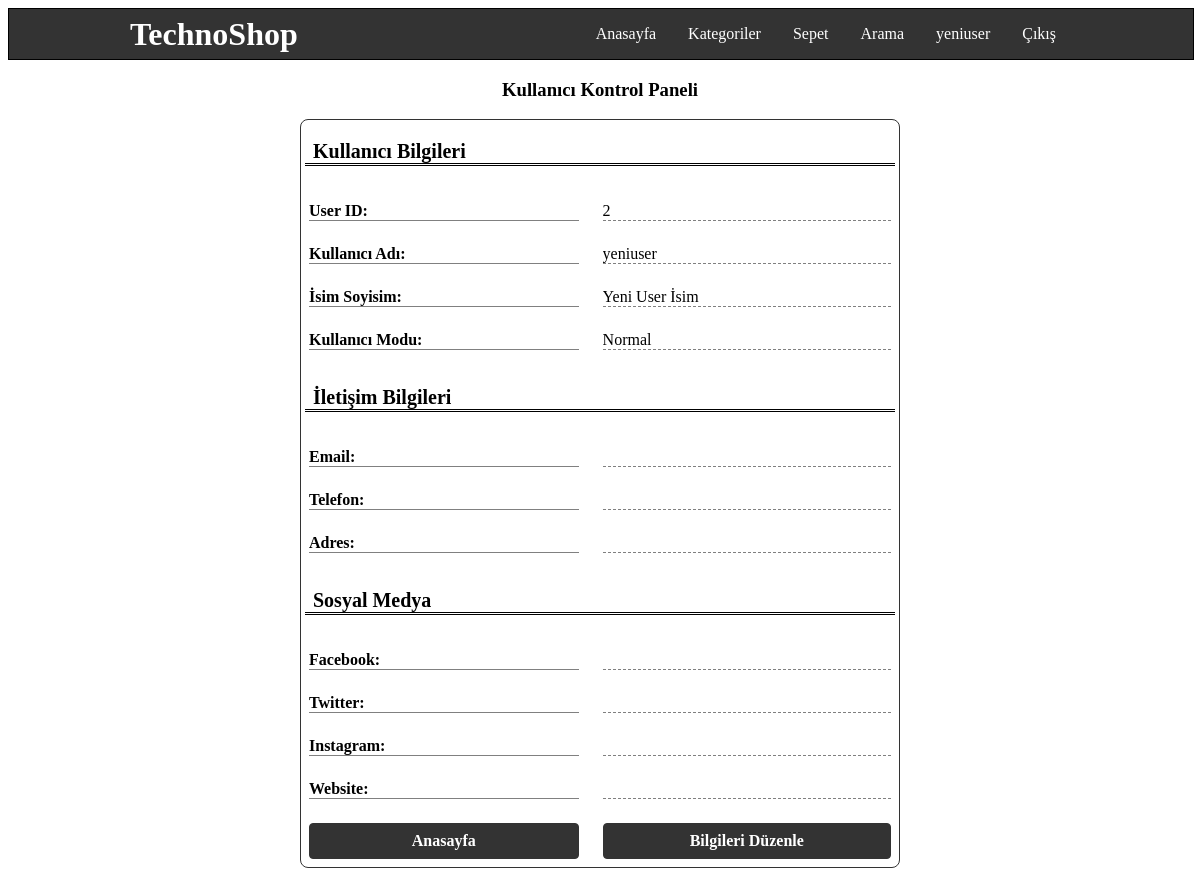
Page /profil.php (signed in) on the committed database.
### tables this page shows
CREATE TABLE `users` (
  `id` int(11) NOT NULL,
  `kullanici_adi` varchar(21) NOT NULL,
  `isim_soyisim` varchar(49) NOT NULL,
  `sifre` varchar(21) NOT NULL,
  `admin` tinyint(1) NOT NULL DEFAULT 1,
  `telefon` varchar(11) DEFAULT NULL,
  `adres` varchar(99) DEFAULT NULL,
  `email` varchar(49) DEFAULT NULL,
  `facebook` varchar(99) DEFAULT NULL,
  `twitter` varchar(99) DEFAULT NULL,
  `instagram` varchar(99) DEFAULT NULL,
  `website` varchar(99) DEFAULT NULL
);

### profil.php (the view, shortened to what this page needs)
<?php
	require('db.php');
	$session = $_SESSION['username'];
	$query = "SELECT * FROM `users` WHERE kullanici_adi='$session'";
	$result = mysqli_query($db, $query) or die(mysqli_error($db));
	$row = mysqli_fetch_assoc($result);
	$kullaniciMod = "";
	$adminpanel = "";
	$userid = $row['id'];
	$username = $row['kullanici_adi'];
	$isim = $row['isim_soyisim'];
	$email = $row['email'];
	$phone = $row['telefon'];
	$adres = $row['adres'];
	$facebook = $row['facebook'];
	$twitter = $row['twitter'];
	$instagram = $row['instagram'];
	$website = $row['website'];
	if ($row['admin'] == 0) {
		$kullaniciMod = "Admin";
		$adminpanel = "<a href='admin.php' style='float:right'> Admin Paneline Git </a>";
	}
	else {
		$kullaniciMod = "Normal";
		$adminpanel = "";
	}
?>
<!DOCTYPE html>
<html>
<head>
	<link rel="stylesheet" href="https://cdnjs.cloudflare.com/ajax/libs/font-awesome/4.7.0/css/font-awesome.min.css">
	<link rel="stylesheet" type="text/css" href="header.css">
</head>
<body>
	<?php include('header.php') ?>
	<h3>Kullanıcı Kontrol Paneli</h3>
	<div class="container">
		<p class="baslik">Kullanıcı Bilgileri</p>
		<p class="item">User ID:</p><p class="value"><?=$userid?></p>
		<p class="item">Kullanıcı Adı:</p><p class="value"><?=$username?></p>
		<p class="item">İsim Soyisim:</p><p class="value"><?=$isim?></p>
		<p class="item">Kullanıcı Modu:</p><p class="value"><?=$kullaniciMod?> <?=$adminpanel?></p>
		<p class="baslik">İletişim Bilgileri</p>
		<p class="item">Email:</p><p class="value"><?=$email?></p>
		<p class="item">Telefon:</p><p class="value"><?=$phone?></p>
		<p class="item">Adres:</p><p class="value"><?=$adres?></p>
		<p class="baslik">Sosyal Medya</p>
		<p class="item">Facebook:</p><p class="value"><a href='https://facebook.com/<?=$facebook?>'><?=$facebook?></a></p>
		<p class="item">Twitter:</p><p class="value"><a href='https://twitter.com/<?=$twitter?>'><?=$twitter?></a></p>
		<p class="item">Instagram:</p><p class="value"><a href='https://instagram.com/<?=$instagram?>'><?=$instagram?></a></p>
		<p class="item">Website:</p><p class="value"><a href='<?=$website?>'><?=$website?></a></p>
		<a href="index.php">Anasayfa</a><a href="update.php">Bilgileri Düzenle</a>
	</div>
</body>
</html>

### profil.php (style rules this page uses)
h3 { text-align: center; }
.container { display: grid; grid-template-columns: auto auto; grid-gap: 8px; text-align: left; max-width: 600px; margin: auto; border: 1px solid #333; border-radius: 8px; box-sizing: border-box; }
.item { margin: 8px; font-weight: bold; border-bottom: 1px solid gray; }
.value { margin: 8px; border-bottom: 1px dashed gray; overflow: auto; }
.container > a { margin: 8px; padding: 8px; border: 1px solid #333; border-radius: 4px; background-color: #333; color: white; font-weight: bold; text-decoration: none; text-align: center; }
.baslik { grid-column: 1/3; padding-left: 8px; margin-left: 4px; margin-right: 4px; border-bottom: double; font-size: 20px; font-weight: bold; }

### rows in the picture
users: id "2", kullanici_adi "yeniuser", isim_soyisim "Yeni User İsim", admin "Normal"

### other values in the picture
$_SESSION['username'] "yeniuser"
